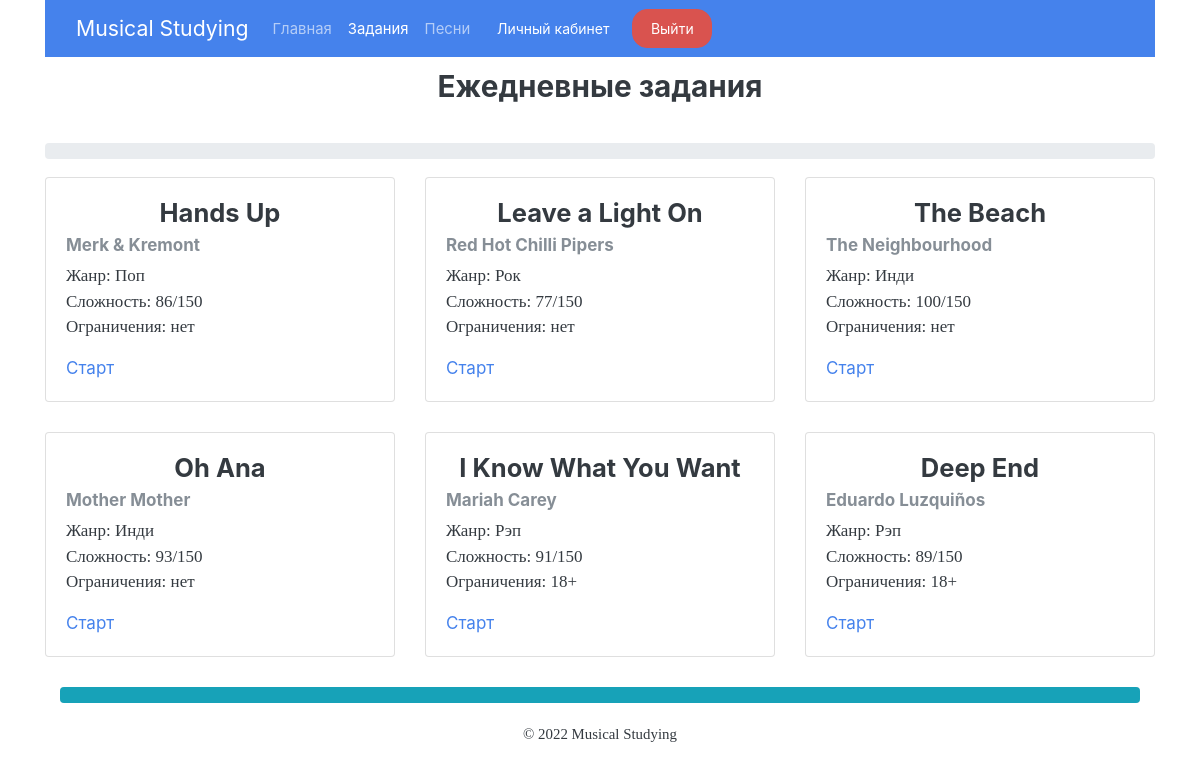
Page /tasks/ (signed in) on the committed database.
### songs/models.py (models this page shows, shortened)
class Songs(models.Model):
    title = models.CharField(max_length=150, verbose_name='название')
    artist = models.CharField(max_length=150, verbose_name='исполнитель')
    genre = models.ForeignKey(Genres, on_delete=models.PROTECT, null=True, verbose_name='жанр')
    difficulty = models.IntegerField(verbose_name='сложность')
    limit = models.BooleanField(verbose_name='контент, содержащий нецензурную лексику')
    link = models.CharField(blank=True, max_length=150, verbose_name='ссылка')
    lyrics = models.TextField(verbose_name='текст')
    class Meta:
        db_table = 'all_songs'
        verbose_name = 'песня'
        verbose_name_plural = 'песни'
        ordering = ['id', 'title']

### loginsys/models.py (models this page shows)
class Genres(models.Model):
    title = models.CharField(max_length=50, verbose_name='название жанра')
    def __str__(self):
        return self.title
    class Meta:
        db_table = 'genres'
        verbose_name = 'жанр'
        verbose_name_plural = 'жанры'
        ordering = ['id']

### tasks/views.py (the view)
# urls.py: path('tasks/', include("tasks.urls")),
def tasks(request):
    user = User.objects.get(id=request.user.id)
    person = Profiles.objects.get(user=request.user.id)
    all_genres = []
    for i in person.genres.all():
        all_genres.append(i.id)
    ids = []
    for genre in all_genres:
        if genre == 1:
            for i in range(0, 6):
                id_ = random.randint(1, 61)
                ids.append(id_)
        elif genre == 2:
            for i in range(0, 6):
                id_ = random.randint(62, 113)
                ids.append(id_)
        elif genre == 3:
            for i in range(0, 6):
                id_ = random.randint(114, 161)
                ids.append(id_)
        elif genre == 4:
            for i in range(0, 6):
                id_ = random.randint(162, 203)
                ids.append(id_)
        elif genre == 5:
            for i in range(0, 6):
                id_ = random.randint(204, 248)
                ids.append(id_)
        elif genre == 6:
            for i in range(0, 6):
                id_ = random.randint(249, 253)
                ids.append(id_)
        elif genre == 7:
            for i in range(0, 6):
                id_ = random.randint(254, 291)
                ids.append(id_)
        elif genre == 8:
            for i in range(0, 6):
                id_ = random.randint(292, 319)
                ids.append(id_)
        elif genre == 9:
            for i in range(0, 6):
                id_ = random.randint(320, 340)
                ids.append(id_)
        elif genre == 10:
            for i in range(0, 6):
                id_ = random.randint(341, 393)
                ids.append(id_)
        elif genre == 11:
            for i in range(0, 6):
                id_ = random.randint(394, 402)
                ids.append(id_)
    while len(ids) != 6:
        index = random.randint(0, len(ids) - 1)
        ids.remove(ids[index])
    songs = []
    for i in ids:
        songs.append(Songs.objects.get(id=i))
    context = {'title': 'Задания',
               'songs': songs}
    return render(request, 'tasks/tasks_page.html', context)

### tasks/templates/tasks/tasks_page.html (shortened to what this page needs)
{% extends "base.html" %}
{% load static %}
{% block content %}
<header class="header" id="header">
    <div class="container">
        <div class="headline">
            <h3>Ежедневные задания</h3>
        </div>
        <div class="separator">
            <div class="progress">
            </div>
        </div>
    </div>
</header>
<section class="tasks" id="tasks">
    <div class="container">
        <div class="row">
            {% for song in songs %}
            <div class="col-md-6 col-lg-4">
                <div class="tasks-content">
                    <div class="card">
                        <div class="card-body">
                            <h4 class="card-title">{{ song.title }}</h4>
                            <h6 class="card-subtitle mb-2 text-muted">{{ song.artist }}</h6>
                            <p class="card-text">Жанр: {{ song.genre }}<br>Сложность: {{ song.difficulty }}/150<br>Ограничения:
                                {% if song.limit == False %}нет{% else %}18+{% endif %}</p>
                            <div class="row">
                                <div class="col-sm-12 col-md-4">
                                    <a href="{% url 'task_theory' id_=song.id %}" class="card-link">Старт</a>
                                </div>
                            </div>
                         </div>
                    </div>
                </div>
            </div>
            {% endfor %}
        </div>
    </div>
</section>
{% endblock %}

### templates/base.html (shortened to what this page needs)
{% load static %}
<!DOCTYPE html>
<html lang="ru">
<head>
    <link rel="stylesheet" type="text/css" href="{% static 'css/bootstrap.css'%}">
    <link rel="stylesheet" type="text/css" href="{% static 'css/main.css'%}">
</head>
<body>
    {% include "inc/_navbar.html" %}
    {% if request.user.is_authenticated or request.path == '/' or request.path == '/auth/register/' or request.path == '/auth/login/'%}
        {% block content %}content{% endblock %}
    {% else %}
        {% include "inc/_error_401.html" %}
    {% endif %}
    {% include "inc/_footer.html" %}
</body>
</html>

### templates/inc/_navbar.html (shortened to what this page needs)
<div class="container">
  <div class="navigation">
    <nav class="navbar navbar-expand-lg navbar-dark bg-primary">
      <div class="container-fluid">
        <a class="navbar-brand" href="{% url 'main' %}">Musical Studying</a>
        <div class="collapse navbar-collapse" id="navbarSupportedContent">
          <ul class="navbar-nav me-auto mb-2 mb-lg-0">
            <li class="nav-item">
              <a class="nav-link {% if request.path == '/' %}active{% endif %}" aria-current="page" href="{% url 'main' %}">Главная</a>
            </li>
            <li class="nav-item {% if request.path == '/tasks/' %}active{% endif %}">
              <a class="nav-link" href="{% url 'tasks' %}">Задания</a>
            </li>
            <li class="nav-item {% if request.path == '/songs/' %}active{% endif %}">
              <a class="nav-link" href="{% url 'songs' %}">Песни</a>
            </li>
          </ul>
          <div class="nav-auth">
            {% if request.user.is_authenticated %}
              <a class="btn btn-link" style="color: white;" href="#">Личный кабинет</a>
              <a class="btn btn-danger" href="{% url 'logout' %}">Выйти</a>
            {% else %}
              <a class="btn btn-link" style="color: white;" href="{% url 'register' %}">Регистрация</a>
              <a class="btn btn-danger" href="{% url 'login' %}">Вход</a>
            {% endif %}
          </div>
        </div>
      </div>
    </nav>
  </div>
</div>

### templates/inc/_footer.html
<div class="container">
    <footer class="footer" id="footer">
        <div class="container">
            <div class="separator">
                <div class="progress">
                    <div class="progress-bar bg-info" role="progressbar" style="width: 100%;" aria-valuenow="25" aria-valuemin="0" aria-valuemax="100"></div>
                </div>
            </div>
            <div class="footer-copyright">
                <p class="footer-copyright__text">&#169; 2022 Musical Studying</p>
            </div>
        </div>
    </footer>
</div>

### static/css/main.css (style rules this page uses)
.navigation { margin: auto; max-width: 1140px; }
.footer-copyright { padding-top: 20px; }
.headline { text-align: center; padding-top: 12px; padding-bottom: 12px; }
.separator { padding-top: 18px; }
.footer-copyright__text { text-align: center; }
.card-title { text-align: center; }
.tasks-content { padding-top: 18px; padding-bottom: 12px; }

### rows in the picture
Songs: title "Hands Up", artist "Merk & Kremont", genre "Поп", difficulty "86", limit "нет"
Songs: title "Leave a Light On", artist "Red Hot Chilli Pipers", genre "Рок", difficulty "77", limit "нет"
Songs: title "The Beach", artist "The Neighbourhood", genre "Инди", difficulty "100", limit "нет"
Songs: title "Oh Ana", artist "Mother Mother", genre "Инди", difficulty "93", limit "нет"
Songs: title "I Know What You Want", artist "Mariah Carey", genre "Рэп", difficulty "91", limit "18+"
Songs: title "Deep End", artist "Eduardo Luzquiños", genre "Рэп", difficulty "89", limit "18+"
